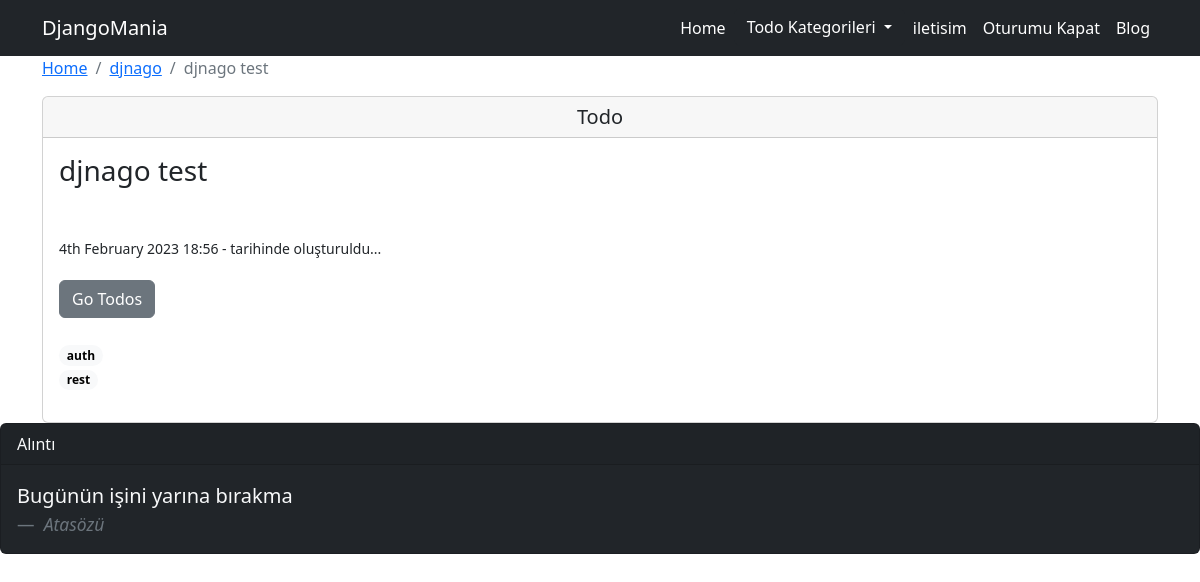
Page /todo/category/djnago/todo/1/ (signed in) on the committed database.
### page/models.py (models this page shows, shortened)
class Page(models.Model):
    user = models.ForeignKey(User,on_delete=models.CASCADE)
    title = models.CharField(max_length=200)
    slug = AutoSlugField(populate_from = "title",unique = True,)
    is_active = models.BooleanField(default=False)
    created_at = models.DateTimeField(auto_now_add=True)
    updated_at = models.DateTimeField(auto_now=True)
    cover = models.ImageField(upload_to='cover')
    content = HTMLField( blank=True,null=True )
    def get_absolute_url(self):
        return reverse(
            "page:page_view",
            kwargs={
                "page_slug":self.slug
            }
        )

### todo/models.py (models this page shows, shortened)
class Todo(models.Model):
    tag = models.ManyToManyField(TodoTag)
    user = models.ForeignKey(User,on_delete=models.CASCADE)
    category = models.ForeignKey(TodoCategory,on_delete=models.SET_NULL,null=True)
    title = models.CharField( max_length=200 )
    content = models.TextField( blank=True,null=True )
    is_active = models.BooleanField(default=False)
    created_at = models.DateTimeField(auto_now_add=True)
    updated_at = models.DateTimeField(auto_now=True)

class TodoCategory(models.Model):
    title = models.CharField(max_length=200)
    slug = AutoSlugField(populate_from = "title",unique = True,)
    is_active = models.BooleanField(default=False)
    created_at = models.DateTimeField(auto_now_add=True)
    updated_at = models.DateTimeField(auto_now=True)
    def __str__(self):
        return self.title
    def get_absolute_url(self):
        return reverse(
            "todo:category_detail_view",
            kwargs={
                "category_slug":self.slug
            }
        )

class TodoTag(models.Model):
    title = models.CharField(max_length=200)
    slug = AutoSlugField(populate_from = "title",unique = True,)
    is_active = models.BooleanField(default=False)
    created_at = models.DateTimeField(auto_now_add=True)
    updated_at = models.DateTimeField(auto_now=True)
    def __str__(self):
        return self.title
    def get_absolute_url(self):
        return reverse(
            "todo:tag_view",
            kwargs={
                "tag_slug":self.slug,
            }
        )

### todo/views.py (the view)
# urls.py: path("category/<slug:category_slug>/todo/<int:id>/",todo_detail_view,name="todo_detail_view"),
@login_required(login_url='/admin/login/')
def todo_detail_view(request,id,category_slug):
    todo = get_object_or_404(Todo,pk=id,category__slug=category_slug,user=request.user)
    tag = TodoTag.objects.filter(todo=todo)
    context = dict(
    todo=todo,
     tag=tag,)
    return render(request,"todo/todo_detail.html",context)

### config/global_context_processors.py (called while the page is built)
def global_todo_categories_context(request):
    return dict(
        global_todo_categories=TodoCategory.objects.filter(is_active=True)
    )

def global_page_context(request):
    return dict(
        global_pages=Page.objects.filter(is_active=True)
    )

### todo/templates/todo/todo_detail.html (shortened to what this page needs)
{% extends "core/base.html" %}
{% block container %}
<nav aria-label="breadcrumb">
  <ol class="breadcrumb">
    <li class="breadcrumb-item"><a href="/">Home</a></li>
    <li class="breadcrumb-item"><a href="{{ todo.category.get_absolute_url }}">{{ todo.category }}</a></li>
    <li class="breadcrumb-item active" aria-current="page">{{ todo.title }}</li>
  </ol>
</nav>
<div class="card ">
    <h5 class="card-header text-center">Todo</h5>
    <div class="card-body">
      <h3 class="card-title ">{{ todo.title }}</h3>
      <p class="card-text mt-5"><small>{{ todo.created_at|date:"jS F Y H:s" }}  - tarihinde oluşturuldu...</small></p>
      <a href="/" class="btn btn-secondary mt-1">Go Todos</a>
      <br><br>
      <ul class="list-inline">
        {% for item in tag %}
        <li class="list-inline item">
         <a href="{{item.get_absolute_url}}">
           <span class="badge rounded-pill  text-bg-light">
             {{ item }}
            </span>
         </a>
          </li>
          {% endfor %}
      </ul>
    </div>
  </div>
{% endblock container %}

### templates/core/navbar.html (shortened to what this page needs)
<nav class="navbar navbar-expand-lg  bg-dark navbar-dark">
    <div class="container">
      <a class="navbar-brand" href="/">DjangoMania</a>
      <div class="collapse navbar-collapse " id="navbarNavAltMarkup">
        <div class="navbar-nav ms-auto">
          <a class="nav-link active" aria-current="page" href="/">Home</a>
          <div class="dropdown">
            <a class="btn btn-dark dropdown-toggle" href="#" role="button" data-bs-toggle="dropdown" aria-expanded="false">
             Todo Kategorileri
            </a>
          </div>
          {% for page in global_pages %}
          <a class="nav-link active" aria-current="page" href="{{  page.get_absolute_url }}">{{ page.title }}</a>
          {% endfor %}
          {% if request.user.is_authenticated %}
          <a class="nav-link active" aria-current="page" href="{% url 'logout_view' %}">Oturumu Kapat</a>
          {% endif %}
          <a class="nav-link active" aria-current="page" href="{% url 'blog:all_post_view' %}">Blog</a>
        </div>
      </div>
    </div>
  </nav>

### rows in the picture
Page: title "iletisim"
Todo: category "djnago", title "djnago test", created_at "4th February 2023 18:56"
TodoTag: title "auth"
TodoTag: title "rest"
